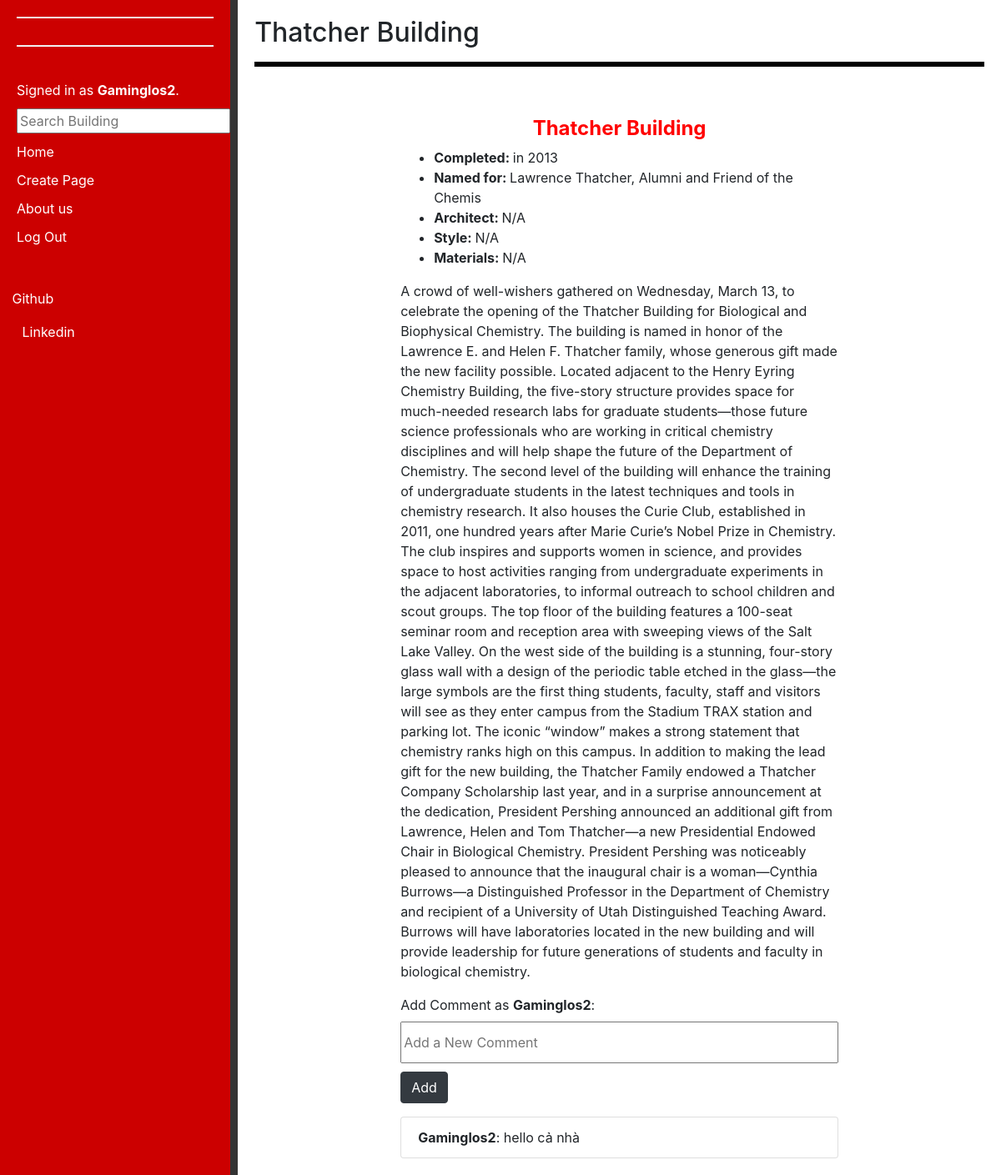
The app's page /listing/3 (signed in) with its own data.
### encyclopedia/models.py (models this page shows, shortened)
class User(AbstractUser):
    pass

class Listing(models.Model):
    title = models.CharField(max_length=100)
    description = models.CharField(max_length=100000)
    imageUrl = models.CharField(max_length=1000)
    Completed = models.CharField(max_length=30 ,null=True)
    NameFor = models.CharField(max_length=50, null=True)
    Architect = models.CharField(max_length=50, null=True)
    Style = models.CharField(max_length=50, null=True)
    Materials = models.CharField(max_length=50, null=True)
    Location = models.CharField(max_length=100, null=True)
    Address = models.CharField(max_length=500, null=True)
    Phone = models.CharField(max_length=20, null=True)
    isActive = models.BooleanField(default=True)
    author = models.ForeignKey(User,on_delete=models.CASCADE, blank=True, null=True, related_name="user")
    category = models.ForeignKey(Category, on_delete=models.CASCADE, blank=True, null=True, related_name="category")

class Comment(models.Model):
    author = models.ForeignKey(User, on_delete= models.CASCADE, blank=True, null=True, related_name="userComment")
    listing = models.ForeignKey(Listing, on_delete=models.CASCADE, blank=True, null=True, related_name="listingComment")
    message = models.CharField(max_length=200)

### encyclopedia/views.py (the view)
# urls.py: path("listing/<int:id>", views.listing, name="listing"),
def listing(request, id):
    listingData = Listing.objects.get(pk=id)
    allComments = Comment.objects.filter(listing=listingData)
    return render(request, "encyclopedia/listing.html",{
        "listing": listingData,
        "allComments": allComments
    })

### encyclopedia/templates/encyclopedia/listing.html (shortened to what this page needs)
{% extends "encyclopedia/layout.html" %}
{% block body %}
    <h2>{{ listing.title }}</h2>
    <hr style="background-color: black; height: 5px;">
    <div id="des">
        <h4 style="margin-top: 20px; text-align: center; color: red;"><strong>{{ listing.title }}</strong></h4>
        <ul>
            <li><strong>Completed: </strong>{{ listing.Completed }}</li>
            <li><strong>Named for: </strong>{{ listing.NameFor }}</li>
            <li><strong>Architect: </strong>{{ listing.Architect }}</li>
            <li><strong>Style: </strong>{{ listing.Style }}</li>
            <li><strong>Materials: </strong>{{ listing.Materials }}</li>
        </ul>
        <p>{{ listing.description }}</p>
    </div>
    <div id="Comment">
        {% if user.is_authenticated %}
        <form action="{% url 'addComment' id=listing.id %}" method="POST" id="comment">
            <div class="form-group">
                <label for="price" class="form-label">Add Comment as <strong>{{listing.author}}</strong>:</label>
                <input style="width: 100%; height: 50px; text-align: justify; margin-bottom: 10px;" type="text"  name="newComment" placeholder="Add a New Comment">
                <button type="submit" class="btn btn-dark">Add</button>
            </div>
            </form>
        {% endif %}
        <ul style="width: 100%;" class="list-group">
            {% for comment in allComments %}
                <li  class="list-group-item">
                    <strong>{{comment.author}}</strong>: {{comment.message}}
                </li>
            {% endfor %}
        </ul>
    </div>
{% endblock %}

### encyclopedia/templates/encyclopedia/layout.html (shortened to what this page needs)
{% load static %}
<!DOCTYPE html>
<html lang="en">
    <head>
        <link rel="stylesheet" href="https://stackpath.bootstrapcdn.com/bootstrap/4.4.1/css/bootstrap.min.css">
        <link href="{% static 'encyclopedia/styles.css' %}" rel="stylesheet">
    </head>
    <body>
        <div class="" id="container">
            <div class="" id="left-section">
                <div id="left-content">
                    <hr style="background-color: white; height: 1px; margin-bottom: -1px;">
                    <hr style="background-color: white; height: 1px; margin-top: 9px;">
                    <div>
                        {% if user.is_authenticated %}
                            Signed in as <strong>{{ user.username }}</strong>.
                        {% else %}
                            Not signed in.
                        {% endif %}
                    </div>
                    <form action="{% url 'search' %}" method="POST">
                        <input id="menu" style="margin-top: 10px;" class="search" type="text" name="q" placeholder="Search Building">
                    </form>
                    <div style="margin-top: 10px;">
                        <a id="menu" style="margin-top: 20px;" href="{% url 'index' %}">Home</a>
                        {% if user.is_authenticated %}
                            <div style="margin-top: 10px;">
                                <a id="menu" href="{% url 'create' %}">Create Page</a>
                            </div>
                            <div style="margin-top: 10px;">
                                <a id="menu" href="{% url 'random_page' %}">About us</a>
                            </div>
                            <div style="margin-top: 10px;">
                                <a  class="" id="menu" href="{% url 'logout' %}">Log Out</a>
                            </div>
                        {% endif %}
                    </div>
                    <div id="In4">
                        <p> <a style="color: white;" href="https://github.com/Tristanon">Github</a></p>
                        <p> <a style="color: white;" href="https://www.linkedin.com/in/tri-ho-2a4b58249/">Linkedin</a></p>
                    </div>
                </div>
            </div>
            <div id="connection" style="height: auto;">
            </div>
            <div class="" id="right-section">
                <div id="right-content">
                    {% block body %}
                    {% endblock %}
                </div>
            </div>
        </div>
    </body>
</html>

### encyclopedia/templates/encyclopedia/listing.html (style rules this page uses)
#des { margin-top: 40px; }
#des p,ul { width: 60%; display: block; margin-left: auto; margin-right: auto; }
#Comment { width: 60%; display: block; margin-left: auto; margin-right: auto; }

### encyclopedia/templates/encyclopedia/layout.html (style rules this page uses)
html,body { height: auto; }
#container { display: flex; height: auto; }
#left-section { background-color: #cc0000; width: 23%; height: auto%; }
#left-content { margin: 20px; color: white; }
#menu { color: white; }
#In4 { margin-top: 50px; margin-left: -10px; }
#connection { width: 1%; background-color: #333333; }
#right-section { min-height: 100vh; width: 100%; height: 100%; }
#right-content { margin: 20px; }

### records on screen
User: username "Gaminglos2"
Listing: title "Thatcher Building", Completed "in 2013", NameFor "Lawrence Thatcher, Alumni and Friend of the Chemis", Architect "N/A", Style "N/A", Materials "N/A", description "A crowd of well-wishers gathered on Wednesday, March 13, to celebrate the opening of the Thatcher Building for Biological and Biophysical Chemistry. The building is named in honor of the Lawrence E. and Helen F. Thatcher family, whose generous gift made the new facility possible. Located adjacent to the Henry Eyring Chemistry Building, the five-story structure provides space for much-needed research labs for graduate students—those future science professionals who are working in critical chemistry disciplines and will help shape the future of the Department of Chemistry. The second level of the building will enhance the training of undergraduate students in the latest techniques and tools…", author "Gaminglos2"
Comment: author "Gaminglos2", message "hello cả nhà"
